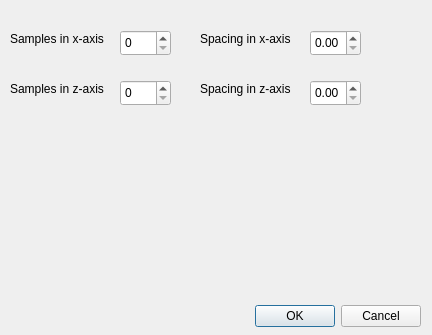
<?xml version="1.0" encoding="UTF-8"?>
<ui version="4.0">
 <class>Dialog</class>
 <widget class="QDialog" name="Dialog">
  <property name="geometry">
   <rect>
    <x>0</x>
    <y>0</y>
    <width>432</width>
    <height>335</height>
   </rect>
  </property>
  <property name="windowTitle">
   <string>Dialog</string>
  </property>
  <widget class="QDialogButtonBox" name="buttonBox">
   <property name="geometry">
    <rect>
     <x>80</x>
     <y>300</y>
     <width>341</width>
     <height>32</height>
    </rect>
   </property>
   <property name="orientation">
    <enum>Qt::Horizontal</enum>
   </property>
   <property name="standardButtons">
    <set>QDialogButtonBox::Cancel|QDialogButtonBox::Ok</set>
   </property>
  </widget>
  <widget class="QLabel" name="label">
   <property name="geometry">
    <rect>
     <x>10</x>
     <y>30</y>
     <width>101</width>
     <height>17</height>
    </rect>
   </property>
   <property name="text">
    <string>Samples in x-axis</string>
   </property>
  </widget>
  <widget class="QLabel" name="label_2">
   <property name="geometry">
    <rect>
     <x>10</x>
     <y>80</y>
     <width>101</width>
     <height>17</height>
    </rect>
   </property>
   <property name="text">
    <string>Samples in z-axis</string>
   </property>
  </widget>
  <widget class="QLabel" name="label_3">
   <property name="geometry">
    <rect>
     <x>200</x>
     <y>30</y>
     <width>101</width>
     <height>17</height>
    </rect>
   </property>
   <property name="text">
    <string>Spacing in x-axis</string>
   </property>
  </widget>
  <widget class="QLabel" name="label_4">
   <property name="geometry">
    <rect>
     <x>200</x>
     <y>80</y>
     <width>101</width>
     <height>17</height>
    </rect>
   </property>
   <property name="text">
    <string>Spacing in z-axis</string>
   </property>
  </widget>
  <widget class="QDoubleSpinBox" name="doubleSpinBox">
   <property name="geometry">
    <rect>
     <x>120</x>
     <y>30</y>
     <width>51</width>
     <height>26</height>
    </rect>
   </property>
   <property name="decimals">
    <number>0</number>
   </property>
   <property name="maximum">
    <double>100000.000000000000000</double>
   </property>
  </widget>
  <widget class="QDoubleSpinBox" name="doubleSpinBox_2">
   <property name="geometry">
    <rect>
     <x>120</x>
     <y>80</y>
     <width>51</width>
     <height>26</height>
    </rect>
   </property>
   <property name="decimals">
    <number>0</number>
   </property>
   <property name="maximum">
    <double>100000.000000000000000</double>
   </property>
  </widget>
  <widget class="QDoubleSpinBox" name="doubleSpinBox_3">
   <property name="geometry">
    <rect>
     <x>310</x>
     <y>30</y>
     <width>51</width>
     <height>26</height>
    </rect>
   </property>
  </widget>
  <widget class="QDoubleSpinBox" name="doubleSpinBox_4">
   <property name="geometry">
    <rect>
     <x>310</x>
     <y>80</y>
     <width>51</width>
     <height>26</height>
    </rect>
   </property>
  </widget>
 </widget>
 <resources/>
 <connections>
  <connection>
   <sender>buttonBox</sender>
   <signal>accepted()</signal>
   <receiver>Dialog</receiver>
   <slot>accept()</slot>
   <hints>
    <hint type="sourcelabel">
     <x>248</x>
     <y>254</y>
    </hint>
    <hint type="destinationlabel">
     <x>157</x>
     <y>274</y>
    </hint>
   </hints>
  </connection>
  <connection>
   <sender>buttonBox</sender>
   <signal>rejected()</signal>
   <receiver>Dialog</receiver>
   <slot>reject()</slot>
   <hints>
    <hint type="sourcelabel">
     <x>316</x>
     <y>260</y>
    </hint>
    <hint type="destinationlabel">
     <x>286</x>
     <y>274</y>
    </hint>
   </hints>
  </connection>
 </connections>
</ui>
